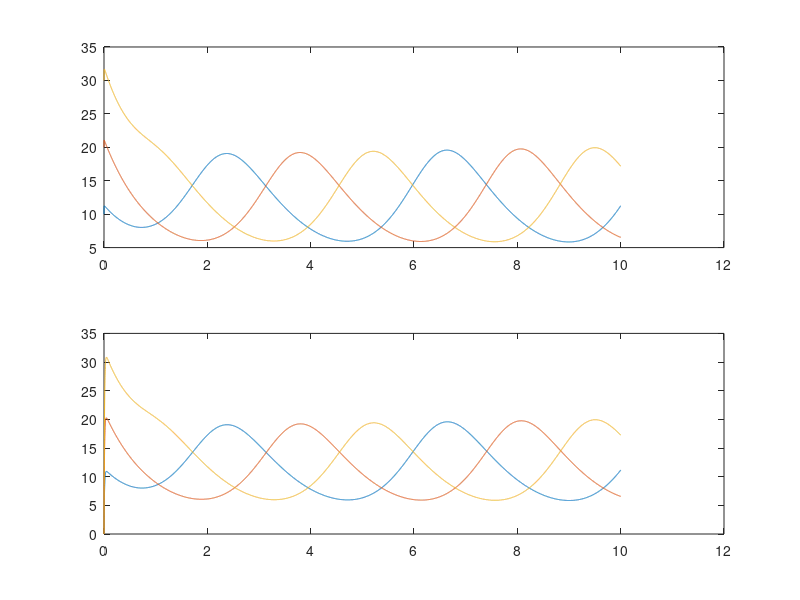

MATLAB code to generate this figure: (Note: this script raises an error after producing the figure.)
% REPRESSILATOR
clf;
clear all; 

%% Parameters

alpha = 10^3 ;% Promoter strength, from 5,10^4 to 0,5
alpha0 = 0 ;% Leakiness of the promoter. can be 0, 10^(-3), ...
beta = 10^2 ;% Average translation efficiency (IN PROT/TRANSCRIPT)
n = 2; % Hill coefficient
% Km = 40 ; % (IN MONOMERS/CELL)
% Phl = 10 % protein half life (IN MIN)
% Mhl = 2 %mRNA half life (IN MIN)

%% Variables

% Proteins concentrations
PlacI = 0;
PtetR = 0;
PcI = 0;

% mRNAs concentrations 
MlacI = 10;
MtetR = 20;
McI = 30;

% Denominations 
p(1) = PlacI;
p(2) = PtetR;
p(3) = PcI;
m(1) = MlacI;
m(2) = MtetR;
m(3) = McI;

t=0;
tEnd = 10;
tStep = 0.001;

P = zeros(tEnd/tStep, 3); % Number of proteins
M = zeros(tEnd/tStep, 3); % Number of mRNA

%% Reactions 

i=1;
while t <= tEnd
    P(i, 1) = p(1);
    P(i, 2) = p(2);
    P(i, 3) = p(3);
    M(i, 1) = m(1);
    M(i, 2) = m(2);
    M(i, 3) = m(3); % storage of the values along the experiment
        
    
    %%% mRNA
    m(1) = (- m(1) + alpha./(1 + p(2).^n) + alpha0)*tStep + m(1);
    m(2) = (- m(2) + alpha./(1 + p(3).^n) + alpha0)*tStep + m(2);
    m(3) = (- m(3) + alpha./(1 + p(1).^n) + alpha0)*tStep + m(3);
    
    %%% Proteins
    p(1) = (- beta*(p(1)-m(1)))*tStep + p(1);
    p(2) = (- beta*(p(2)-m(2)))*tStep + p(2);
    p(3) = (- beta*(p(3)-m(3)))*tStep + p(3);
    
    i = i + 1; 
    t(end +1) = t(end) + tStep; 
end
M(end+1,:) = m(end,:); 
P(end+1,:) = p(end,:); % last values

%% Plots

subplot(2,1,1)
plot(t,M(:,1))
hold on;
plot(t,M(:,2))
plot(t,M(:,3))

subplot(2,1,2)
plot(t,P(:,1))
hold on;
plot(t,P(:,2))
plot(t,P(:,3)) 

figure
autocorr(P(:,1)) 
